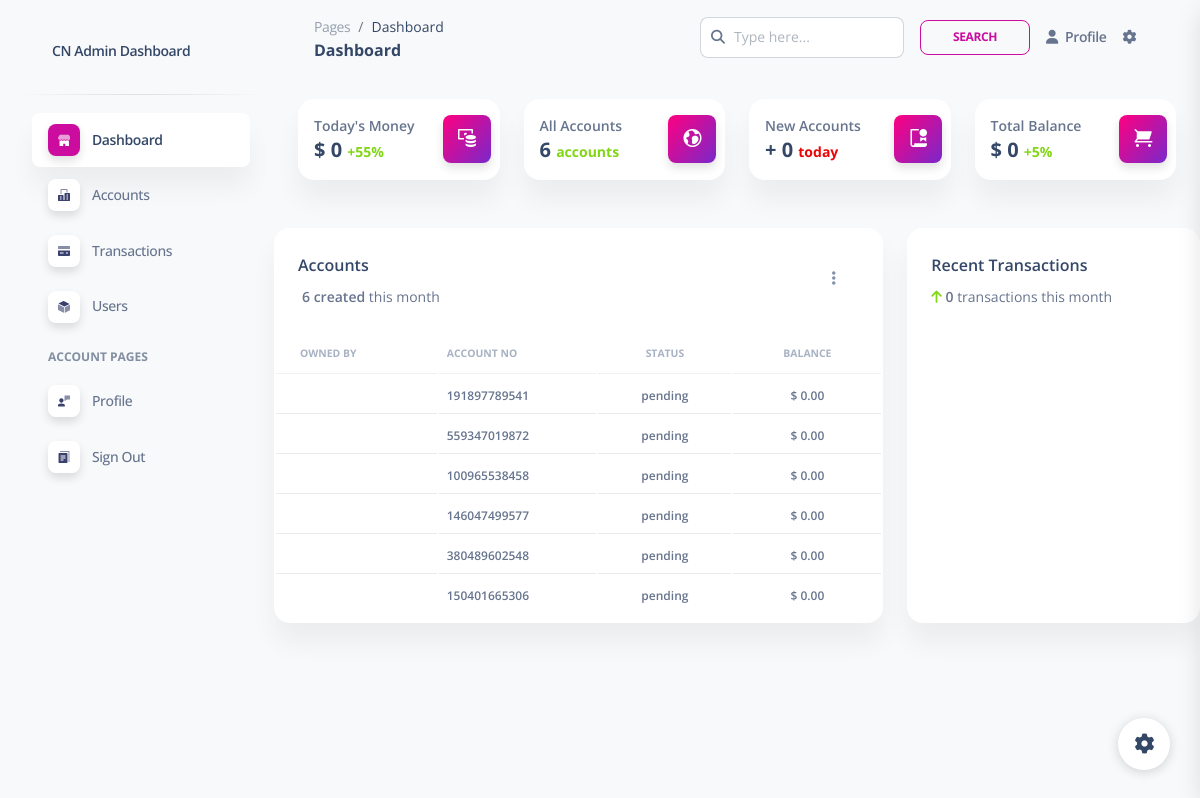
Page /control/dashboard on the earlier database version.
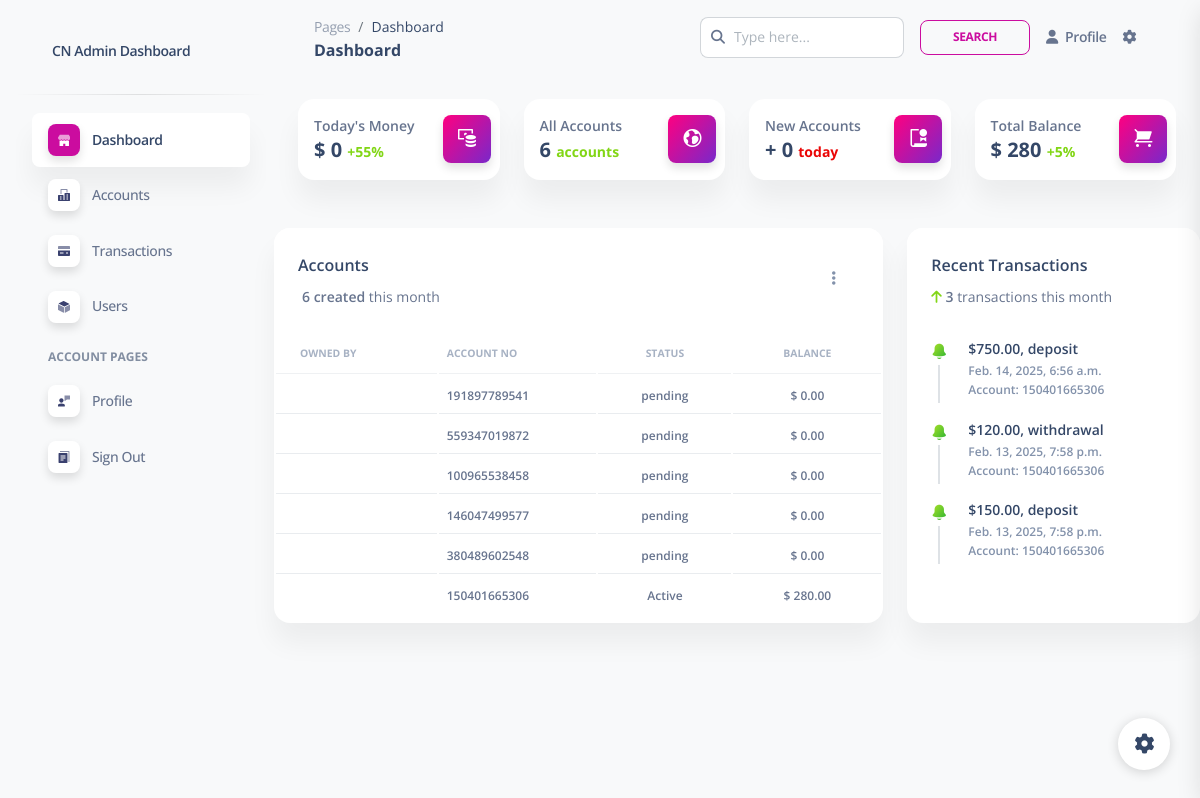
Same page on the later database version.
### core/models.py (models this page shows, shortened)
class Account(models.Model):
    STATUS = [
        ('Active', 'active'),
        ('Inactive', 'inactive'),
        ('Pending', 'pending'),
        ('On Hold', 'on hold'),
        ('Closed', 'closed'),
    ]
    user = models.OneToOneField(CustomUser, on_delete=models.CASCADE, related_name='account')
    balance = models.DecimalField(max_digits=12, decimal_places=2, default=0.00)
    status = models.CharField(max_length=50, choices=STATUS, default='pending')
    account_no = models.CharField(max_length=12, editable=False, unique=True)
    referred_by = models.ForeignKey(CustomUser, on_delete=models.SET_NULL, null=True, blank=True, related_name='referred_users')
    referral_reward_received = models.BooleanField(default=False)  # To track if the referrer has already been rewarded
    activation_paid = models.BooleanField(default=False)  # Track if the activation fee is paid

class Transaction(models.Model):
    TRANSACTION_TYPES = (
        ('deposit', 'Deposit'),
        ('withdrawal', 'Withdrawal'),
    )
    STATUS = (
        ('Pending', 'pending'),
        ('Confirmed', 'confirmed'),
        ('Rejected', 'rejected'),
    )
    account = models.ForeignKey(Account, on_delete=models.CASCADE, related_name='transactions')
    transaction_type = models.CharField(max_length=10, choices=TRANSACTION_TYPES)
    amount = models.DecimalField(max_digits=12, decimal_places=2)
    date = models.DateTimeField(default=timezone.now)
    tr_status = models.CharField(max_length=55, choices=STATUS, default='Pending')

### control/views.py (the view)
# urls.py: path('dashboard', views.dashboard, name='dashboard'),
def dashboard(request):
    accounts = Account.objects.all()[0:10]
    accounts_count = Account.objects.all().count()
    today = timezone.now().date()
    new_accounts = CustomUser.objects.filter(date_joined__date=today).count()
    total_cash = Account.objects.aggregate(total_balance=Sum('balance'))['total_balance'] or 0
    transactions_today = Transaction.objects.filter(date__date=today)
    total_balance_today = transactions_today.aggregate(
        total_deposits=Sum('amount', filter=Q(transaction_type='deposit')),
        total_withdrawals=Sum('amount', filter=Q(transaction_type='withdrawal'))
    )
    total_balance_today = (total_balance_today['total_deposits'] or 0) - (total_balance_today['total_withdrawals'] or 0)
    transactions = Transaction.objects.all().order_by('-date')[0:3]
    transactions_count = Transaction.objects.all().count()
    context = {
        'accounts': accounts,
        'accounts_count': accounts_count,
        'new_accounts': new_accounts,
        'total_cash':total_cash,
        'total_balance_today': total_balance_today,
        'transactions': transactions,
        'transactions_count': transactions_count
    }
    return render(request, 'dashboard.html', context)

### control/templates/dashboard.html (shortened to what the changed rows need)
{% load static %}
<!DOCTYPE html>
<html lang="en">
<head>
    <link href="{% static 'css/nucleo-icons.css' %}" rel="stylesheet" />
    <link href="{% static 'css/nucleo-svg.css' %}" rel="stylesheet" />
    <link href="{% static 'css/nucleo-svg.css' %}" rel="stylesheet" />
    <link id="pagestyle" href="{% static 'css/soft-ui-dashboard.min.css' %}" rel="stylesheet" />
</head>
<body class="g-sidenav-show  bg-gray-100">
    <main class="main-content position-relative max-height-vh-100 h-100 border-radius-lg ">
        {% block content %}
        <div class="container-fluid py-4">
            <div class="row">
                <div class="col-xl-3 col-sm-6">
                    <div class="card">
                        <div class="card-body p-3">
                            <div class="row">
                                <div class="col-8">
                                    <div class="numbers">
                                        <p class="text-sm mb-0 text-capitalize font-weight-bold">Total Balance</p>
                                        <h5 class="font-weight-bolder mb-0">
                                            $ {{total_cash}}
                                            <span class="text-success text-sm font-weight-bolder">+5%</span>
                                        </h5>
                                    </div>
                                </div>
                            </div>
                        </div>
                    </div>
                </div>
            </div>
        </div>
        <div class="row my-4">
            <div class="col-lg-8 col-md-6 mb-md-0 mb-4">
                <div class="card">
                    <div class="card-body px-0 pb-2">
                        <div class="table-responsive">
                            <table class="table align-items-center mb-0">
                                <thead>
                                    <tr>
                                        <th class="text-uppercase text-secondary text-xxs font-weight-bolder opacity-7">
                                            Owned BY</th>
                                        <th
                                            class="text-uppercase text-secondary text-xxs font-weight-bolder opacity-7 ps-2">
                                            Account No</th>
                                        <th
                                            class="text-center text-uppercase text-secondary text-xxs font-weight-bolder opacity-7">
                                            Status</th>
                                        <th
                                            class="text-center text-uppercase text-secondary text-xxs font-weight-bolder opacity-7">
                                            Balance</th>
                                    </tr>
                                </thead>
                                <tbody>
                                    {% for acc in accounts %}
                                    <tr>
                                        <td>
                                            <div class="d-flex px-2 py-1">
                                            </div>
                                        </td>
                                        <td class="align-middle text-sm">
                                            <span class="text-xs font-weight-bold"> {{acc.account_no}} </span>
                                        </td>
                                        <td class="align-middle text-center text-sm">
                                            <span class="text-xs font-weight-bold"> {{acc.status}} </span>
                                        </td>
                                        <td class="align-middle text-center text-sm">
                                            <span class="text-xs font-weight-bold"> $ {{acc.balance}} </span>
                                        </td>
                                    </tr>
                                    {% endfor %}
                                </tbody>
                            </table>
                        </div>
                    </div>
                </div>
            </div>
            <div class="col-lg-4 col-md-5">
                <div class="card h-100">
                    <div class="card-header pb-0">
                        <p class="text-sm">
                            <i class="fa fa-arrow-up text-success" aria-hidden="true"></i>
                            <span class="font-weight-bold">{{transactions_count}}</span> transactions this month
                        </p>
                    </div>
                    <div class="card-body p-3">
                        {% for tr in transactions %}
                        <div class="timeline timeline-one-side">
                            <div class="timeline-block mb-3">
                                <span class="timeline-step">
                                    <i class="ni ni-bell-55 text-success text-gradient"></i>
                                </span>
                                <div class="timeline-content">
                                    <h6 class="text-dark text-sm font-weight-bold mb-0">${{tr.amount}}, {{tr.transaction_type}}</h6>
                                    <p class="text-secondary font-weight-bold text-xs mt-1 mb-0">{{tr.date}}</p>
                                    <p class="text-secondary font-weight-bold text-xs mt-1 mb-0">Account: {{tr.account.account_no}}</p>
                                </div>
                            </div>
                        </div>
                        {% endfor %}
                    </div>
                </div>
            </div>
        </div>
        {% endblock %}
    </main>
</body>
</html>

Differences in the rows shown:
changed Account: status "pending" → "Active"; balance "0.00" → "280.00"
added Transaction: amount "750.00", transaction_type "deposit", date "Feb. 14, 2025, 6:56 a.m.", account.account_no "150401665306"
added Transaction: amount "120.00", transaction_type "withdrawal", date "Feb. 13, 2025, 7:58 p.m.", account.account_no "150401665306"
added Transaction: amount "150.00", transaction_type "deposit", date "Feb. 13, 2025, 7:58 p.m.", account.account_no "150401665306"
Other differences:
{{ total_cash }}: "0" → "280"
{{ transactions_count }}: "0" → "3"
